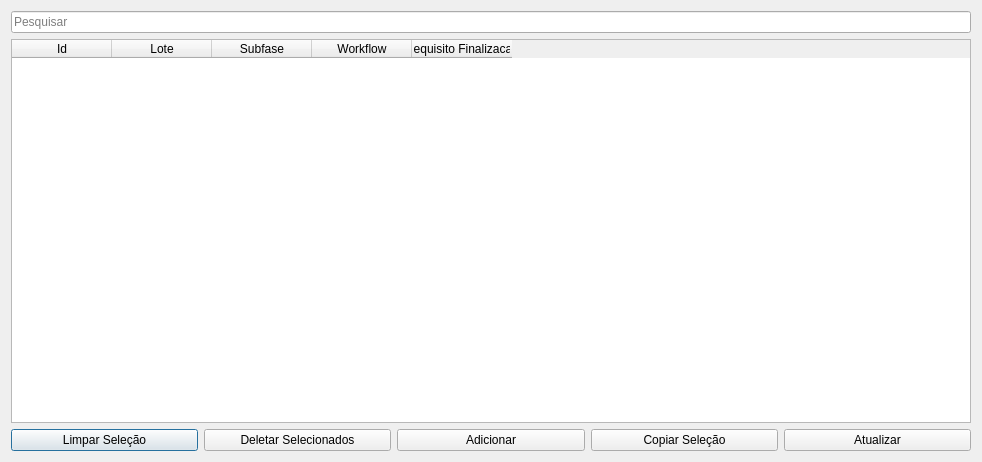
<?xml version="1.0" encoding="UTF-8"?>
<ui version="4.0">
 <class>Dialog</class>
 <widget class="QDialog" name="Dialog">
  <property name="geometry">
   <rect>
    <x>0</x>
    <y>0</y>
    <width>982</width>
    <height>462</height>
   </rect>
  </property>
  <property name="windowTitle">
   <string>Configurar Perfis de Modelo</string>
  </property>
  <layout class="QGridLayout" name="gridLayout">
   <item row="1" column="0">
    <widget class="QTableWidget" name="tableWidget">
     <attribute name="verticalHeaderCascadingSectionResizes">
      <bool>false</bool>
     </attribute>
     <column>
      <property name="text">
       <string>Id</string>
      </property>
     </column>
     <column>
      <property name="text">
       <string>Lote</string>
      </property>
     </column>
     <column>
      <property name="text">
       <string>Subfase</string>
      </property>
     </column>
     <column>
      <property name="text">
       <string>Workflow</string>
      </property>
     </column>
     <column>
      <property name="text">
       <string>Requisito Finalizacao</string>
      </property>
     </column>
    </widget>
   </item>
   <item row="2" column="0">
    <layout class="QHBoxLayout" name="horizontalLayout">
     <item>
      <widget class="QPushButton" name="clearSelectionBtn">
       <property name="text">
        <string>Limpar Seleção</string>
       </property>
      </widget>
     </item>
     <item>
      <widget class="QPushButton" name="delBtn">
       <property name="text">
        <string>Deletar Selecionados</string>
       </property>
      </widget>
     </item>
     <item>
      <widget class="QPushButton" name="addFormBtn">
       <property name="text">
        <string>Adicionar</string>
       </property>
      </widget>
     </item>
     <item>
      <widget class="QPushButton" name="copyBtn">
       <property name="text">
        <string>Copiar Seleção</string>
       </property>
      </widget>
     </item>
     <item>
      <widget class="QPushButton" name="saveBtn">
       <property name="text">
        <string>Atualizar</string>
       </property>
      </widget>
     </item>
    </layout>
   </item>
   <item row="0" column="0">
    <widget class="QLineEdit" name="searchLe">
     <property name="placeholderText">
      <string>Pesquisar</string>
     </property>
    </widget>
   </item>
  </layout>
 </widget>
 <resources/>
 <connections/>
</ui>
